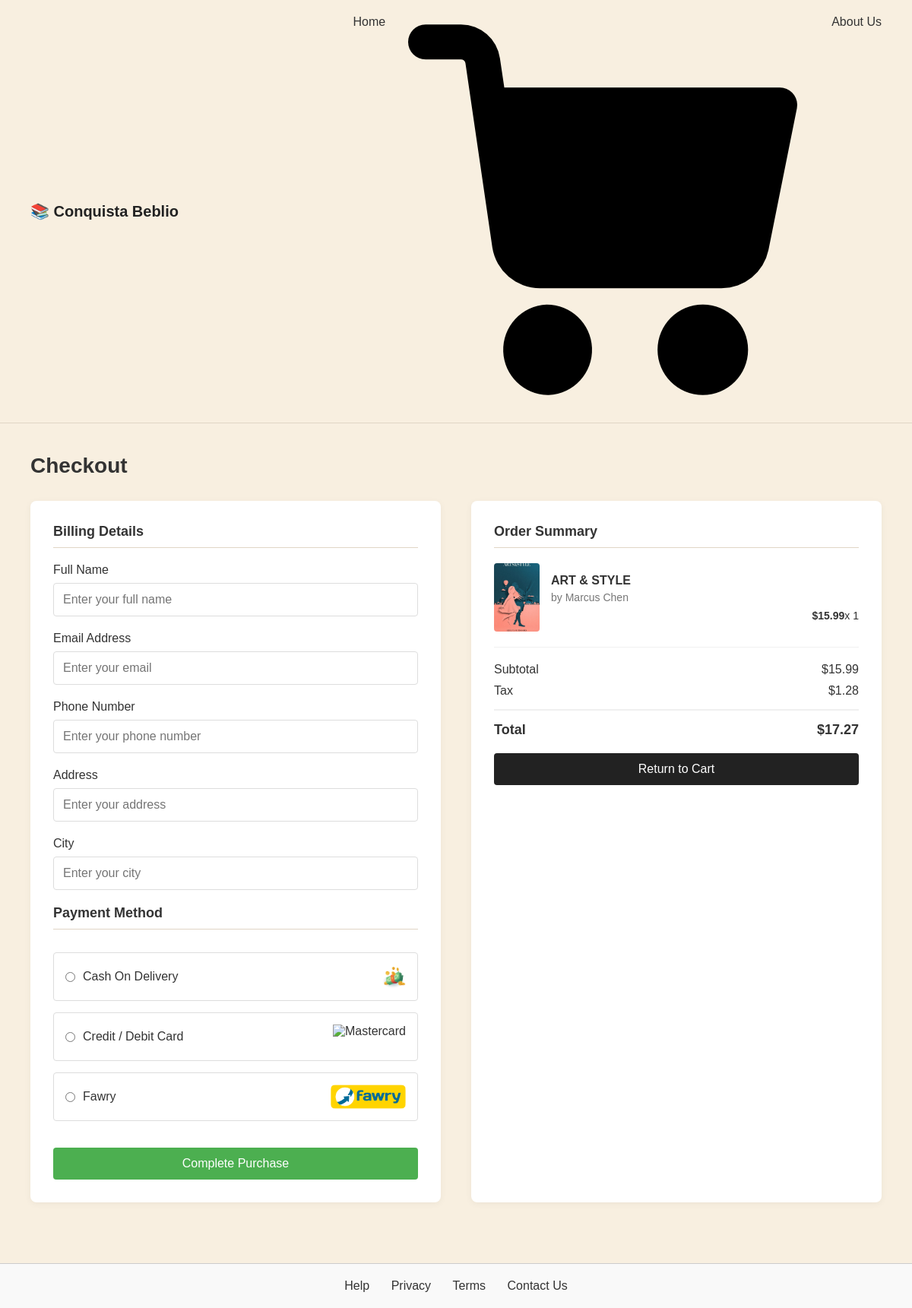
The page /paymentMethod/ (signed in) on the database as committed earlier.
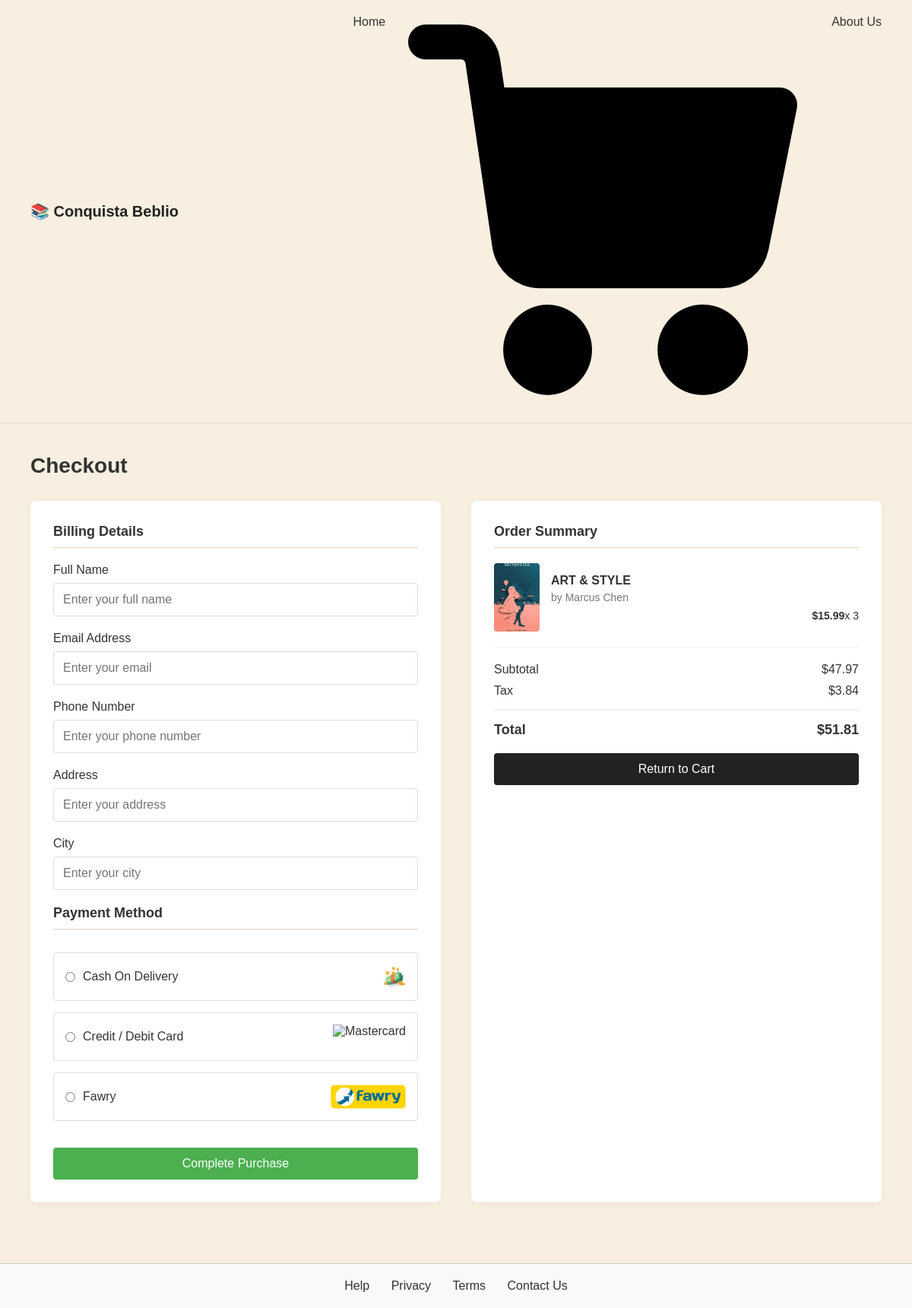
The same page on the database as committed later.
### beblio/models.py (models this page shows, shortened)
class Cart(models.Model):
    user = models.ForeignKey(User, on_delete=models.CASCADE)
    book = models.ForeignKey(Book, on_delete=models.CASCADE)
    quantity = models.IntegerField(default=1)

class Book(models.Model):
    title = models.CharField(max_length=200, null=True)
    author = models.CharField(max_length=100)
    isbn = models.CharField(max_length=13, unique=True)
    pages = models.IntegerField()
    cover_image = models.URLField(blank=True, null=True)
    language = models.CharField(max_length=30)
    tags = models.ManyToManyField('tags', blank=True)
    description = models.TextField(blank=True, null=True)
    rating = models.DecimalField(max_digits=3, decimal_places=2, blank=True, null=True)
    publisher = models.CharField(max_length=100, blank=True, null=True)
    published_date = models.DateField(blank=True, null=True)
    in_stock = models.BooleanField(default=True)
    review = models.ManyToManyField('review', blank=True)
    quote = models.TextField(blank=True, null=True)
    genre = models.TextField(blank=True, null=True)
    price = models.FloatField(blank=True, null=True)

### beblio/views.py (the view)
# urls.py: path('paymentMethod/', views.paymentMethod, name='paymentMethod'),
def paymentMethod(request):
    user_id = request.session.get('user_id')
    if not user_id:
        return redirect('login')
    try:
        user = User.objects.get(user_id=user_id)
        cart_items = Cart.objects.filter(user=user).select_related('book')
        if not cart_items.exists():
            return redirect('cart')
        subtotal = sum(Decimal(str(item.book.price or 0)) * Decimal(str(item.quantity)) for item in cart_items)
        tax = subtotal * Decimal(str(TAX_RATE))
        total = subtotal + tax
        context = {
            'cart_items': cart_items,
            'subtotal': subtotal,
            'tax': tax,
            'total': total,
            'user': user
        }
        return render(request, 'beblio/PaymentMethod.html', context)
    except User.DoesNotExist:
        return redirect('login')
    except Exception as e:
        print(f"Error loading payment page: {str(e)}")
        return render(request, 'beblio/Cart.html', {'error': str(e)})

### templates/beblio/PaymentMethod.html (shortened to what the changed rows need)
{% load static %}
<!DOCTYPE html>
<html lang="en">
<head>
    <link rel="stylesheet" href="{% static 'css/paymentStyles.css' %}">
    <link rel="stylesheet" href="{% static 'css/checkout-items.css' %}">
    <link rel="stylesheet" href="{% static 'css/cart-icon.css' %}">
</head>
<body>
    <div class="container">
        <h1>Checkout</h1>
        <div class="checkout-grid">
            <div class="payment-form">
                <h2 class="section-title">Billing Details</h2>
                <h2 class="section-title">Payment Method</h2>
            </div>
            <div class="order-summary">
                <h2 class="section-title">Order Summary</h2>
                <div class="book-items">
                    {% if cart_items %}
                        {% for item in cart_items %}
                        <div class="book-item">
                            <div class="book-image">
                                <img src="{% static 'images/bookList/' %}{{ item.book.cover_image|default:'placeholder.jpg' }}" alt="{{ item.book.title }}">
                            </div>
                            <div class="book-details">
                                <h3>{{ item.book.title }}</h3>
                                <p class="book-author">by {{ item.book.author }}</p>
                                <div class="book-price-qty">
                                    <span class="book-price">${{ item.book.price|floatformat:2 }}</span>
                                    <span class="book-qty">x {{ item.quantity }}</span>
                                </div>
                            </div>
                        </div>
                        {% endfor %}
                    {% else %}
                        <div class="empty-cart-message">Your cart is empty</div>
                    {% endif %}
                </div>
                <div class="price-summary">
                    <div class="price-sub">
                        <span>Subtotal</span>
                        <span>${{ subtotal|floatformat:2 }}</span>
                    </div>
                    <div class="price-tax">
                        <span>Tax</span>
                        <span>${{ tax|floatformat:2 }}</span>
                    </div>
                    <div class="price-total">
                        <span>Total</span>
                        <span>${{ total|floatformat:2 }}</span>
                    </div>
                </div>
            </div>
        </div>
    </div>
</body>
</html>

Rows that differ between the two databases and show on the page:
changed Cart "ART & STYLE": quantity "1" → "3"
Other text that changed with them:
{{ subtotal|floatformat:2 }}: "15.99" → "47.97"
{{ tax|floatformat:2 }}: "1.28" → "3.84"
{{ total|floatformat:2 }}: "17.27" → "51.81"
